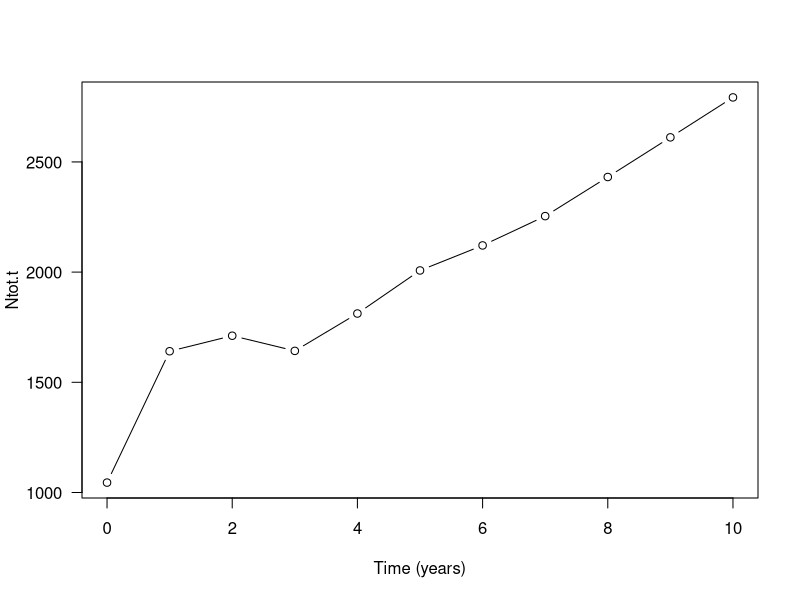
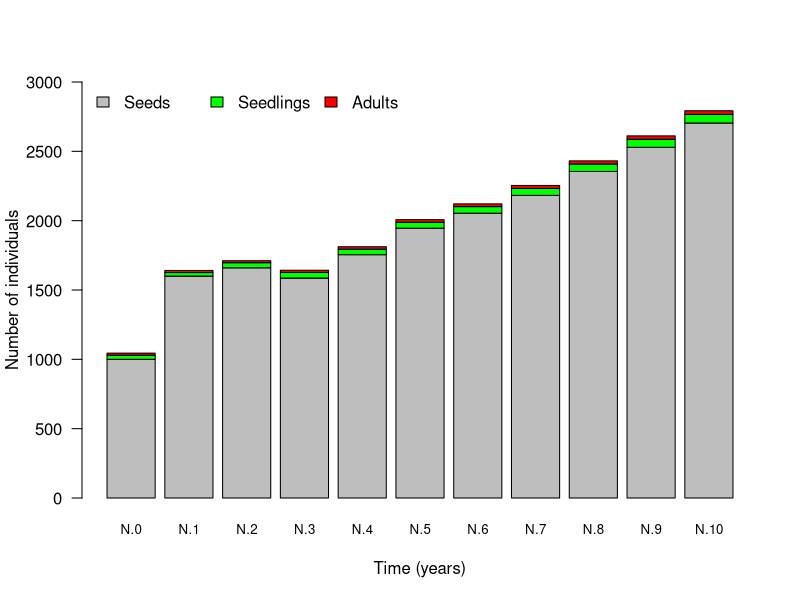
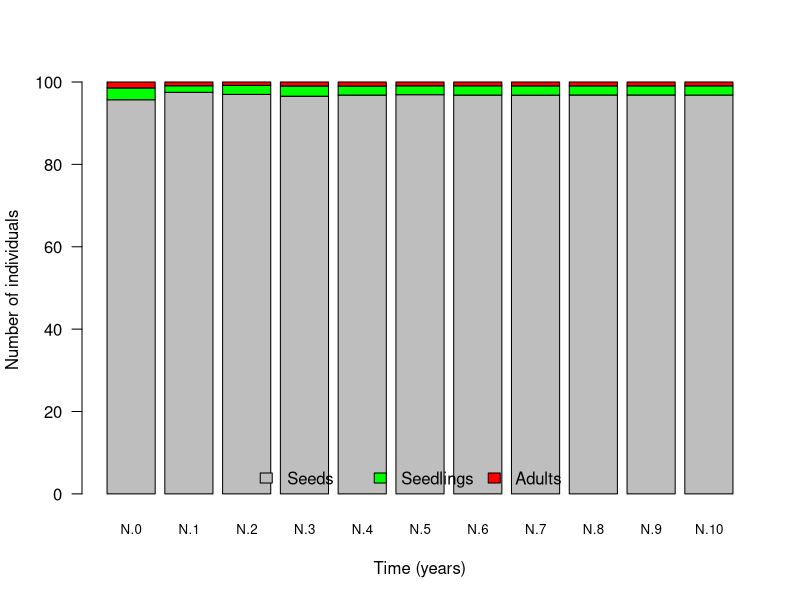
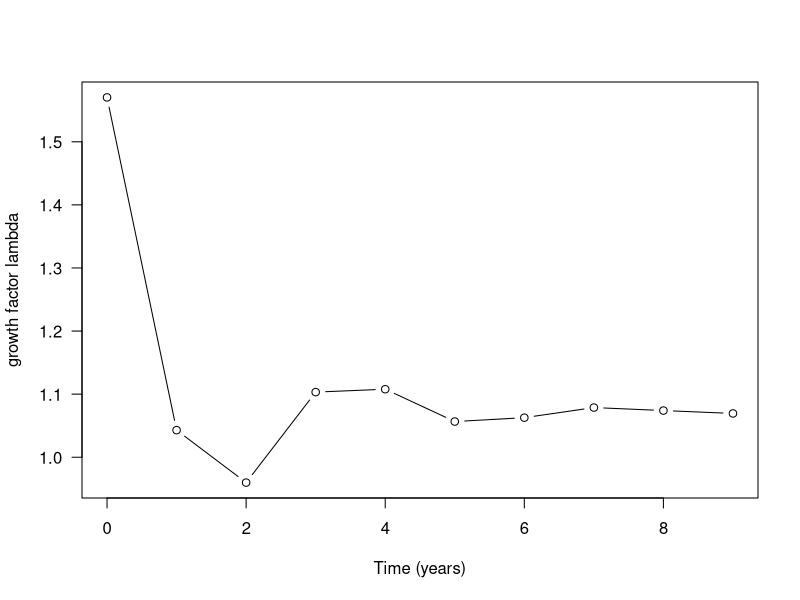
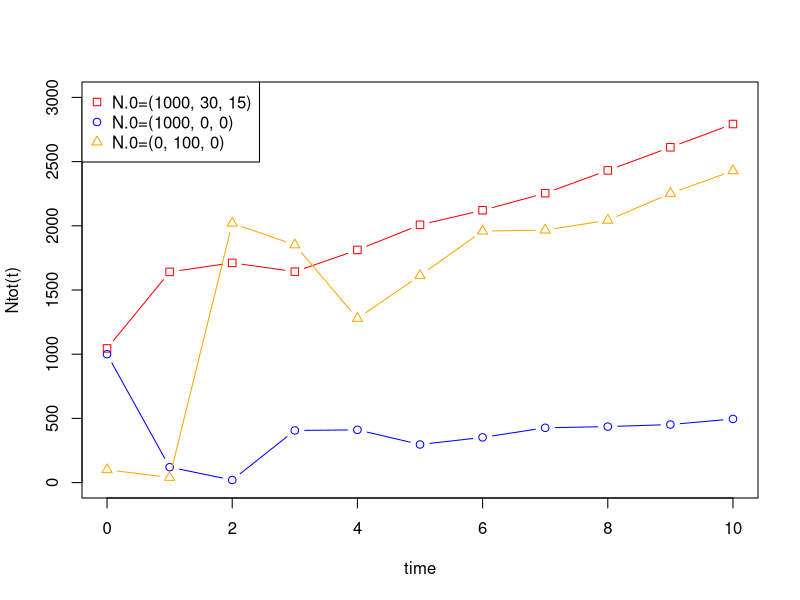
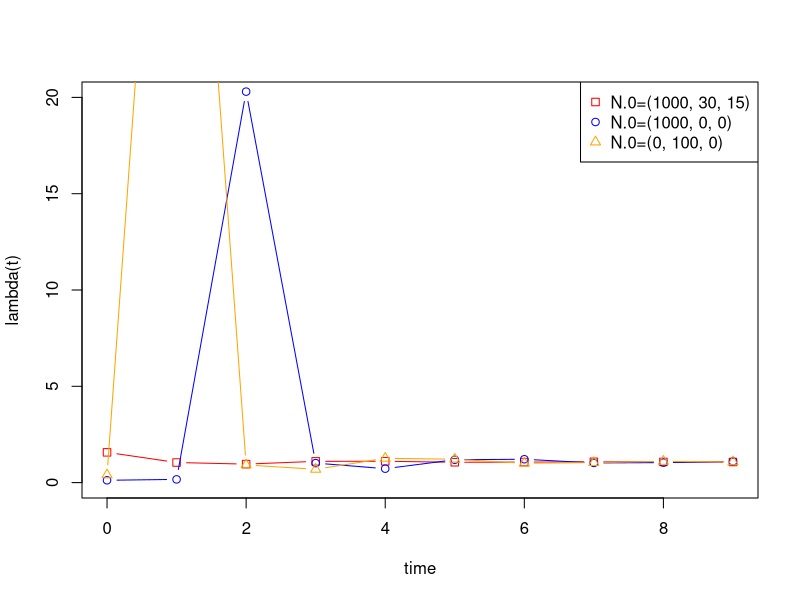
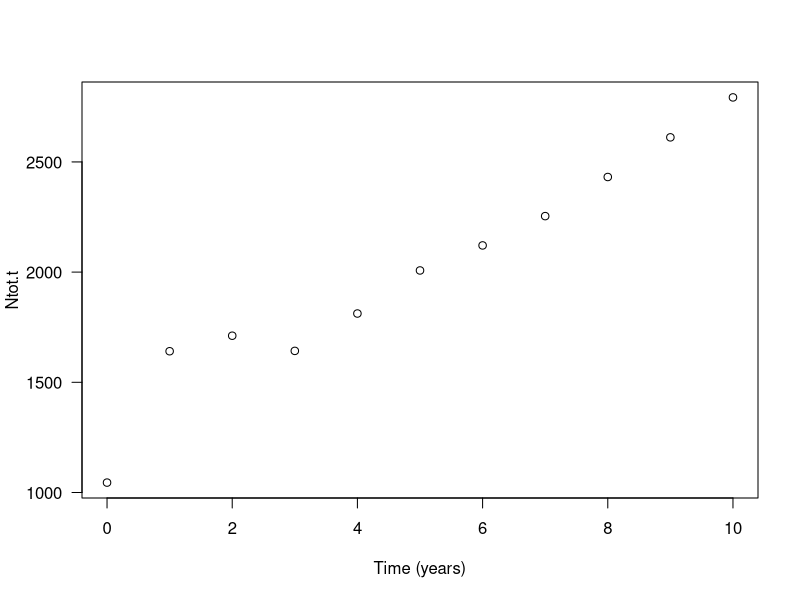
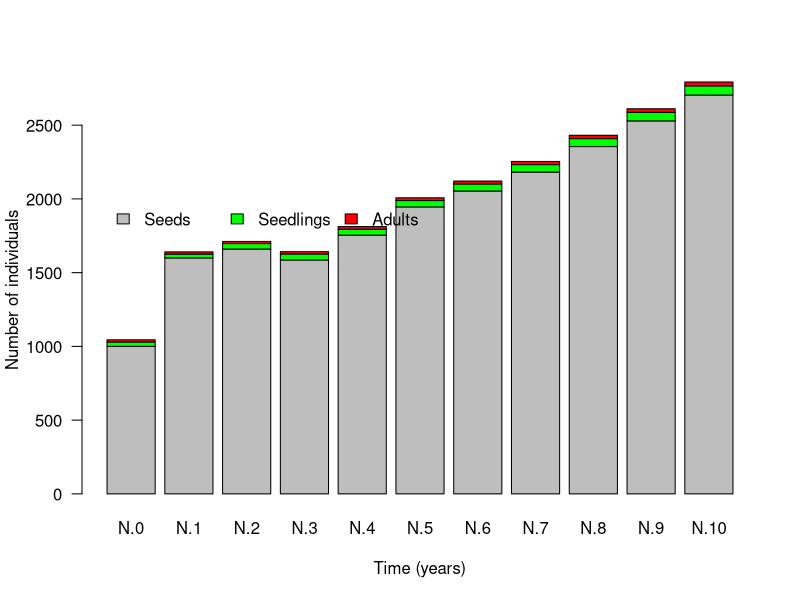

R code for these plots, in order: (Note: this script raises an error after producing the figures.)
## ---- chunk 1
knitr::opts_chunk$set(echo = TRUE)
## ---- chunk 2
transition.matrix <- matrix(c(0.1,0,100,0.02,0.2,0,0,0.2,0.6), nrow=3, ncol=3, byrow=T)
transition.matrix # let's have a look at the matrix
## ---- chunk 3
N.0 <- c(1000, 30, 15)
N.0 # let's have a look at the vector
## ---- chunk 4
(N.1 <- transition.matrix %*% N.0) # the parentheses around a command make that the vector N.1 is immediately shown, that is, without explicitly asking for it as was done in the two previous commands.
## ---- chunk 5
(N.2 <- transition.matrix %*% N.1)
## ---- chunk 6
N.3 <- transition.matrix %*% N.2
N.4 <- transition.matrix %*% N.3
N.5 <- transition.matrix %*% N.4
N.6 <- transition.matrix %*% N.5
N.7 <- transition.matrix %*% N.6
N.8 <- transition.matrix %*% N.7
N.9 <- transition.matrix %*% N.8
N.10 <- transition.matrix %*% N.9

time.series <- as.data.frame(matrix(c(N.0, N.1, N.2, N.3, N.4, N.5, N.6, N.7, N.8, N.9, N.10), ncol=3, byrow=TRUE))
time.series <- data.frame(0:10, time.series)
colnames(time.series) <- c("time", "Seeds", "Juv", "Ad")
time.series
## ---- chunk 7
(Ntot.0 <- sum(N.0)) 
(Ntot.1 <- sum(N.1))
(Ntot.2 <- sum(N.2))
## ---- chunk 8
Ntot.3 <- sum(N.3)
Ntot.4 <- sum(N.4)
Ntot.5 <- sum(N.5)
Ntot.6 <- sum(N.6)
Ntot.7 <- sum(N.7)
Ntot.8 <- sum(N.8)
Ntot.9 <- sum(N.9)
Ntot.10 <- sum(N.10)

time.series$Ntot <- rowSums(time.series[, 2:4])
time.series
## ---- chunk 9
Ntot_N01 <- c(Ntot.0, Ntot.1, Ntot.2, Ntot.3, Ntot.4, Ntot.5, Ntot.6, Ntot.7, Ntot.8, Ntot.9, Ntot.10)
## ---- chunk 10
plot(x=c(0:10), y=c(Ntot.0, Ntot.1, Ntot.2, Ntot.3, Ntot.4, Ntot.5, Ntot.6, Ntot.7, Ntot.8, Ntot.9, Ntot.10), type = "b", xlab="Time (years)", ylab="Ntot.t", las=1)
## ---- chunk 11
barplot(cbind(N.0, N.1, N.2, N.3, N.4, N.5, N.6, N.7, N.8, N.9, N.10), las=1, col=c("grey", "green", "red"), names.arg=c("N.0", "N.1", "N.2", "N.3", "N.4", "N.5", "N.6", "N.7", "N.8", "N.9", "N.10"), ylab="Number of individuals", xlab="Time (years)", ylim = c(0, 3000), cex.names=0.8)

legend("topleft", bty="n", legend=c("Seeds", "Seedlings", "Adults"), fill=c("grey", "green", "red"), horiz=T)
## ---- chunk 12
barplot(cbind(N.0/sum(N.0), N.1/sum(N.1), N.2/sum(N.2), N.3/sum(N.3), N.4/sum(N.4), N.5/sum(N.5), N.6/sum(N.6), N.7/sum(N.7), N.8/sum(N.8), N.9/sum(N.9), N.10/sum(N.10))*100, col=c("grey", "green", "red"), las=1, names=c("N.0", "N.1", "N.2", "N.3", "N.4", "N.5", "N.6", "N.7", "N.8", "N.9", "N.10"), ylab="Number of individuals", xlab="Time (years)", cex.names=0.8)
legend("bottom", bty="n", legend=c("Seeds", "Seedlings", "Adults"), fill=c("grey", "green", "red"), horiz=T)
## ---- chunk 13
(lambda.0 <- Ntot.1/Ntot.0)
(lambda.1 <- Ntot.2/Ntot.1)
(lambda.2 <- Ntot.3/Ntot.2)
(lambda.3 <- Ntot.4/Ntot.3)
(lambda.4 <- Ntot.5/Ntot.4)
(lambda.5 <- Ntot.6/Ntot.5)
(lambda.6 <- Ntot.7/Ntot.6)
(lambda.7 <- Ntot.8/Ntot.7)
(lambda.8 <- Ntot.9/Ntot.8)
(lambda.9 <- Ntot.10/Ntot.9)
## ---- chunk 14
lambda_N01 <- c(lambda.0, lambda.1, lambda.2, lambda.3, lambda.4, lambda.5, lambda.6, lambda.7, lambda.8, lambda.9)
## ---- chunk 15
plot(x=c(0:9), y=c(lambda.0, lambda.1, lambda.2, lambda.3, lambda.4, lambda.5, lambda.6, lambda.7, lambda.8, lambda.9), type = "b", xlab="Time (years)", ylab="growth factor lambda", las=1)
## ---- chunk 16
N.0 <- matrix(c(1000, 0, 0), nrow=3, ncol=1, byrow=T)
## ---- chunk 17
(N.1 <- transition.matrix %*% N.0)
(N.2 <- transition.matrix %*% N.1)
(N.3 <- transition.matrix %*% N.2)
(N.4 <- transition.matrix %*% N.3)
(N.5 <- transition.matrix %*% N.4)
(N.6 <- transition.matrix %*% N.5)
(N.7 <- transition.matrix %*% N.6)
(N.8 <- transition.matrix %*% N.7)
(N.9 <- transition.matrix %*% N.8)
(N.10 <- transition.matrix %*% N.9)

(Ntot.0 <- sum(N.0)) 
(Ntot.1 <- sum(N.1))
(Ntot.2 <- sum(N.2))
(Ntot.3 <- sum(N.3))
(Ntot.4 <- sum(N.4)) 
(Ntot.5 <- sum(N.5))
(Ntot.6 <- sum(N.6)) 
(Ntot.7 <- sum(N.7))
(Ntot.8 <- sum(N.8)) 
(Ntot.9 <- sum(N.9))
(Ntot.10 <- sum(N.10))

Ntot_N02 <- c(Ntot.0, Ntot.1, Ntot.2, Ntot.3, Ntot.4, Ntot.5, Ntot.6, Ntot.7, Ntot.8, Ntot.9, Ntot.10)
## ---- chunk 18
(lambda.0 <- Ntot.1/Ntot.0)
(lambda.1 <- Ntot.2/Ntot.1)
(lambda.2 <- Ntot.3/Ntot.2)
(lambda.3 <- Ntot.4/Ntot.3)
(lambda.4 <- Ntot.5/Ntot.4)
(lambda.5 <- Ntot.6/Ntot.5)
(lambda.6 <- Ntot.7/Ntot.6)
(lambda.7 <- Ntot.8/Ntot.7)
(lambda.8 <- Ntot.9/Ntot.8)
(lambda.9 <- Ntot.10/Ntot.9)

lambda_N02 <- c(lambda.0, lambda.1, lambda.2, lambda.3, lambda.4, lambda.5, lambda.6, lambda.7, lambda.8, lambda.9)
## ---- chunk 19
N.0 <- matrix(c(0, 100, 0), nrow=3, ncol=1, byrow=T)
## ---- chunk 20
(N.1 <- transition.matrix %*% N.0)
(N.2 <- transition.matrix %*% N.1)
(N.3 <- transition.matrix %*% N.2)
(N.4 <- transition.matrix %*% N.3)
(N.5 <- transition.matrix %*% N.4)
(N.6 <- transition.matrix %*% N.5)
(N.7 <- transition.matrix %*% N.6)
(N.8 <- transition.matrix %*% N.7)
(N.9 <- transition.matrix %*% N.8)
(N.10 <- transition.matrix %*% N.9)

(Ntot.0 <- sum(N.0)) 
(Ntot.1 <- sum(N.1))
(Ntot.2 <- sum(N.2))
(Ntot.3 <- sum(N.3))
(Ntot.4 <- sum(N.4)) 
(Ntot.5 <- sum(N.5))
(Ntot.6 <- sum(N.6)) 
(Ntot.7 <- sum(N.7))
(Ntot.8 <- sum(N.8)) 
(Ntot.9 <- sum(N.9))
(Ntot.10 <- sum(N.10))

Ntot_N03 <- c(Ntot.0, Ntot.1, Ntot.2, Ntot.3, Ntot.4, Ntot.5, Ntot.6, Ntot.7, Ntot.8, Ntot.9, Ntot.10)
## ---- chunk 21
(lambda.0 <- Ntot.1/Ntot.0)
(lambda.1 <- Ntot.2/Ntot.1)
(lambda.2 <- Ntot.3/Ntot.2)
(lambda.3 <- Ntot.4/Ntot.3)
(lambda.4 <- Ntot.5/Ntot.4)
(lambda.5 <- Ntot.6/Ntot.5)
(lambda.6 <- Ntot.7/Ntot.6)
(lambda.7 <- Ntot.8/Ntot.7)
(lambda.8 <- Ntot.9/Ntot.8)
(lambda.9 <- Ntot.10/Ntot.9)

lambda_N03 <- c(lambda.0, lambda.1, lambda.2, lambda.3, lambda.4, lambda.5, lambda.6, lambda.7, lambda.8, lambda.9)
## ---- chunk 22
plot(0:10, Ntot_N01, type = "b", pch = 0, col="red", ylim=c(0, 3000), xlab = "time", ylab = "Ntot(t)")
lines(0:10, Ntot_N02, type = "b", pch = 1, col="blue")
lines(0:10, Ntot_N03, type = "b", pch = 2, col="orange")
legend("topleft", c("N.0=(1000, 30, 15)", "N.0=(1000, 0, 0)", "N.0=(0, 100, 0)"), col =c("red", "blue", "orange"), pch = c(0, 1, 2)) 
## ---- chunk 23
plot(0:9, lambda_N01, type = "b", pch = 0, col="red", xlab = "time", ylab = "lambda(t)", ylim = c(0, 20))
lines(0:9, lambda_N02, type = "b", pch = 1, col="blue")
lines(0:9, lambda_N03, type = "b", pch = 2, col="orange")
legend("topright", c("N.0=(1000, 30, 15)", "N.0=(1000, 0, 0)", "N.0=(0, 100, 0)"), col =c("red", "blue", "orange"), pch = c(0, 1, 2)) 
## ---- chunk 24
transition.matrix <- matrix(c(0.1,0,100,0.02,0.2,0,0,0.2,0.6), nrow=3, ncol=3, byrow=T)
transition.matrix
## ---- chunk 25
N.0 <- matrix(c(1000, 30, 15), nrow=3, ncol=1, byrow=T)
N.0
## ---- chunk 26
(N.1 <- transition.matrix %*% N.0) # the parentheses around a command make that the vector N.1 is immediately shown, that is, without explicitly asking for it as was done in the two previous commands.
## ---- chunk 27
N.2 <- transition.matrix %*% N.1
N.3 <- transition.matrix %*% N.2
N.4 <- transition.matrix %*% N.3
N.5 <- transition.matrix %*% N.4
N.6 <- transition.matrix %*% N.5
N.7 <- transition.matrix %*% N.6
N.8 <- transition.matrix %*% N.7
N.9 <- transition.matrix %*% N.8
N.10 <- transition.matrix %*% N.9
## ---- chunk 28
Ntot.0 <- sum(N.0)
Ntot.1 <- sum(N.1)
Ntot.2 <- sum(N.2)
Ntot.2 <- sum(N.2) 
Ntot.3 <- sum(N.3)
Ntot.4 <- sum(N.4) 
Ntot.5 <- sum(N.5)
Ntot.6 <- sum(N.6) 
Ntot.7 <- sum(N.7)
Ntot.8 <- sum(N.8) 
Ntot.9 <- sum(N.9)
Ntot.10 <- sum(N.10)
## ---- chunk 29
plot(x=c(0:10), y=c(Ntot.0, Ntot.1, Ntot.2, Ntot.3, Ntot.4, Ntot.5, Ntot.6, Ntot.7, Ntot.8, Ntot.9, Ntot.10), xlab="Time (years)", ylab="Ntot.t", las=1)
## ---- chunk 30
par(xpd=T) # allow plotting on margin (for legend)
barplot(cbind(N.0, N.1, N.2, N.3, N.4, N.5, N.6, N.7, N.8, N.9, N.10), las=1, col=c("grey", "green", "red"), names.arg=c("N.0", "N.1", "N.2", "N.3", "N.4", "N.5", "N.6", "N.7", "N.8", "N.9", "N.10"), ylab="Number of individuals", xlab="Time (years)")

legend("topleft", x=0.1, y=2000, bty="n", legend=c("Seeds", "Seedlings", "Adults"), fill=c("grey", "green", "red"), horiz=T)
## ---- chunk 31
barplot(cbind(N.0/sum(N.0), N.1/sum(N.1), N.2/sum(N.2), N.3/sum(N.3), N.4/sum(N.4), N.5/sum(N.5), N.6/sum(N.6), N.7/sum(N.7), N.8/sum(N.8), N.9/sum(N.9), N.10/sum(N.10))*100, col=c("grey", "green", "red"), las=1, names=c("N.0", "N.1", "N.2", "N.3", "N.4", "N.5", "N.6", "N.7", "N.8", "N.9", "N.10"), ylab="Number of individuals", xlab="Time (years)")
legend(x=0.1, y=120, bty="n", legend=c("Seeds", "Seedlings", "Adults"), fill=c("grey", "green", "red"), horiz=T)

N.10/sum(N.10) # vector giving the distribution at the end of the time series
## ---- chunk 32
lambda.1 <- Ntot.1/Ntot.0
lambda.2 <- Ntot.2/Ntot.1
lambda.3 <- Ntot.3/Ntot.2
lambda.4 <- Ntot.4/Ntot.3
lambda.5 <- Ntot.5/Ntot.4
lambda.6 <- Ntot.6/Ntot.5
lambda.7 <- Ntot.7/Ntot.6
lambda.8 <- Ntot.8/Ntot.7
lambda.9 <- Ntot.9/Ntot.8
lambda.10 <- Ntot.10/Ntot.9
## ---- chunk 33
plot(x=c(1:10), y=c(lambda.1, lambda.2, lambda.3, lambda.4, lambda.5, lambda.6, lambda.7, lambda.8, lambda.9, lambda.10), type="l", xlab="Time (years)", ylab="lambda", las=1)
## ---- chunk 34
N.0 <- matrix(c(10, 0, 0), nrow=3, ncol=1, byrow=T)
N.1 <- transition.matrix %*% N.0
N.2 <- transition.matrix %*% N.1
N.3 <- transition.matrix %*% N.2
N.4 <- transition.matrix %*% N.3
N.5 <- transition.matrix %*% N.4
N.6 <- transition.matrix %*% N.5
N.7 <- transition.matrix %*% N.6
N.8 <- transition.matrix %*% N.7
N.9 <- transition.matrix %*% N.8
N.10 <- transition.matrix %*% N.9

Ntot.0 <- sum(N.0)
Ntot.1 <- sum(N.1)
Ntot.2 <- sum(N.2)
Ntot.2 <- sum(N.2) 
Ntot.3 <- sum(N.3)
Ntot.4 <- sum(N.4) 
Ntot.5 <- sum(N.5)
Ntot.6 <- sum(N.6) 
Ntot.7 <- sum(N.7)
Ntot.8 <- sum(N.8) 
Ntot.9 <- sum(N.9)
Ntot.10 <- sum(N.10)

plot(x=c(0:10), y=c(Ntot.0, Ntot.1, Ntot.2, Ntot.3, Ntot.4, Ntot.5, Ntot.6, Ntot.7, Ntot.8, Ntot.9, Ntot.10), xlab="Time (years)", ylab="Ntot.t", las=1)

barplot(cbind(N.0/sum(N.0), N.1/sum(N.1), N.2/sum(N.2), N.3/sum(N.3), N.4/sum(N.4), N.5/sum(N.5), N.6/sum(N.6), N.7/sum(N.7), N.8/sum(N.8), N.9/sum(N.9), N.10/sum(N.10))*100, col=c("grey", "green", "red"), las=1, names=c("N.0", "N.1", "N.2", "N.3", "N.4", "N.5", "N.6", "N.7", "N.8", "N.9", "N.10"), ylab="Number of individuals", xlab="Time (years)")
legend(x=0.1, y=120, bty="n", legend=c("Seeds", "Seedlings", "Adults"), fill=c("grey", "green", "red"), horiz=T)

N.10/sum(N.10) # vector giving the distribution at the end of the time series

lambda.1 <- Ntot.1/Ntot.0
lambda.2 <- Ntot.2/Ntot.1
lambda.3 <- Ntot.3/Ntot.2
lambda.4 <- Ntot.4/Ntot.3
lambda.5 <- Ntot.5/Ntot.4
lambda.6 <- Ntot.6/Ntot.5
lambda.7 <- Ntot.7/Ntot.6
lambda.8 <- Ntot.8/Ntot.7
lambda.9 <- Ntot.9/Ntot.8
lambda.10 <- Ntot.10/Ntot.9

plot(x=c(1:10), y=c(lambda.1, lambda.2, lambda.3, lambda.4, lambda.5, lambda.6, lambda.7, lambda.8, lambda.9, lambda.10), type="l", xlab="Time (years)", ylab="lambda", las=1)
## ---- chunk 35
meadow.matrix <- matrix(c(0.001,0,200,0.01,0.2,0,0,0.2,0), nrow=3, ncol=3, byrow=T)
meadow.matrix
## ---- chunk 36
N.0 <- matrix(c(3000, 180, 30), nrow=3, ncol=1, byrow=T)
N.0
## ---- chunk 37
knitr::include_graphics("images/LifeCycle.png")
## ---- chunk 38
pop.dev <- data.frame(time=c(0:10), Seeds=rep(NA,11), Juv=rep(NA,11), Adults=rep(NA,11), N=rep(NA,11), lambda=rep(NA,11))
## ---- chunk 39
pop.dev
## ---- chunk 40
pop.dev[1, "Seeds"] <- N.0[1]
pop.dev[1, "Juv"] <- N.0[2]
pop.dev[1, "Adults"] <- N.0[3]
pop.dev[1, "N"] <- sum(N.0)
## ---- chunk 41
N.t <-N.0 # this creates a new vector, called N.t, and we give it the values that are stored in N.0
for (n in 2:11) # the loop "runs" from n=2 to n=11 (representing the years 1 to 10 in the data frame)
{
  N.t.plus.1 <- meadow.matrix %*% N.t # computes the population vector for the next time step
  pop.dev[n, "N"] <- sum(N.t.plus.1) # the following lines enter the outcome into the data frame
  pop.dev[n, "Seeds"] <- N.t.plus.1[1]
  pop.dev[n, "Juv"] <- N.t.plus.1[2]
  pop.dev[n, "Adults"] <- N.t.plus.1[3]
  pop.dev[n, "lambda"] <- sum(N.t.plus.1)/sum(N.t)
  N.t <- N.t.plus.1 # updates the current values stored in N.t
}
## ---- chunk 42
plot(pop.dev$time, pop.dev$N, type="l", ylab="Total population size", xlab="Time (years)", las=1)
## ---- chunk 43
plot(pop.dev$time, pop.dev$Adults, type="l", ylab="Number of Adults", xlab="Time (years)", las=1)
## ---- chunk 44
plot(pop.dev$time, pop.dev$lambda, type="l", ylab="Growth factor lambda", xlab="Time (years)", las=1)
## ---- chunk 45
N.0 <- matrix(c(3000,180,130), nrow=3, ncol=1, byrow=T)

pop.dev.strategy.1 <- data.frame(time=c(0:10), Seeds=rep(NA,11), Juv=rep(NA,11), Adults=rep(NA,11), N=rep(NA,11), lambda=rep(NA,11))

pop.dev.strategy.1[1, "Seeds"] <- N.0[1]
pop.dev.strategy.1[1, "Juv"] <- N.0[2]
pop.dev.strategy.1[1, "Adults"] <- N.0[3]
pop.dev.strategy.1[1, "N"] <- sum(N.0)

N.t <-N.0 # the initial value of N.n is given by the value N.0
for (n in 2:11) # the year runs second to 11th row (i.e, year 1 to 10)
{
  N.t.plus.1 <-  meadow.matrix %*% N.t
  pop.dev.strategy.1[n, "N"] <- sum(N.t.plus.1)
  pop.dev.strategy.1[n, "Seeds"] <- N.t.plus.1[1]
  pop.dev.strategy.1[n, "Juv"] <- N.t.plus.1[2]
  pop.dev.strategy.1[n, "Adults"] <- N.t.plus.1[3]
  pop.dev.strategy.1[n, "lambda"] <- sum(N.t.plus.1)/sum(N.t)
  N.t <- N.t.plus.1
}

plot(pop.dev.strategy.1$time, pop.dev.strategy.1$Adults, type="l", ylab="Number of Adults", xlab="Time (years)", las=1, col="green")
## ---- chunk 46
meadow.matrix <- matrix(c(0.001,0,200,0.025,0.2,0,0,0.2,0), nrow=3, ncol=3, byrow=T)
N.0 <- matrix(c(3000,180,30), nrow=3, ncol=1, byrow=T)

pop.dev.strategy.2 <- data.frame(time=c(0:10), Seeds=rep(NA,11), Juv=rep(NA,11), Adults=rep(NA,11), N=rep(NA,11), lambda=rep(NA,11))

pop.dev.strategy.2[1, "Seeds"] <- N.0[1]
pop.dev.strategy.2[1, "Juv"] <- N.0[2]
pop.dev.strategy.2[1, "Adults"] <- N.0[3]
pop.dev.strategy.2[1, "N"] <- sum(N.0)

N.t <-N.0 # the initial value of N.n is given by the value N.0
for (n in 2:11) # the year runs second to 11th row (i.e, year 1 to 10)
{
  N.t.plus.1 <- meadow.matrix %*% N.t
  pop.dev.strategy.2[n, "N"] <- sum(N.t.plus.1)
  pop.dev.strategy.2[n, "Seeds"] <- N.t.plus.1[1]
  pop.dev.strategy.2[n, "Juv"] <- N.t.plus.1[2]
  pop.dev.strategy.2[n, "Adults"] <- N.t.plus.1[3]
  pop.dev.strategy.2[n, "lambda"] <- sum(N.t.plus.1)/sum(N.t)
  N.t <- N.t.plus.1
}

plot(pop.dev.strategy.2$time, pop.dev.strategy.2$Adults, type="l", ylab="Number of Adults", xlab="Time (years)", las=1, col="blue")
## ---- chunk 47
plot(pop.dev$time, pop.dev$Adults, type="l", ylab="Number of Adults", xlab="Time (years)", las=1, col="red", ylim = c(0, 60))
lines(pop.dev$time, pop.dev.strategy.1$Adults, col="green")
lines(pop.dev$time, pop.dev.strategy.2$Adults, col="blue")
legend("top", legend=c("no measure", "Meth. 1", "Meth. 2"), 
       col=c("red", "green", "blue"), lty=c(1,1,1), bty="n", horiz=TRUE, cex=0.9)
